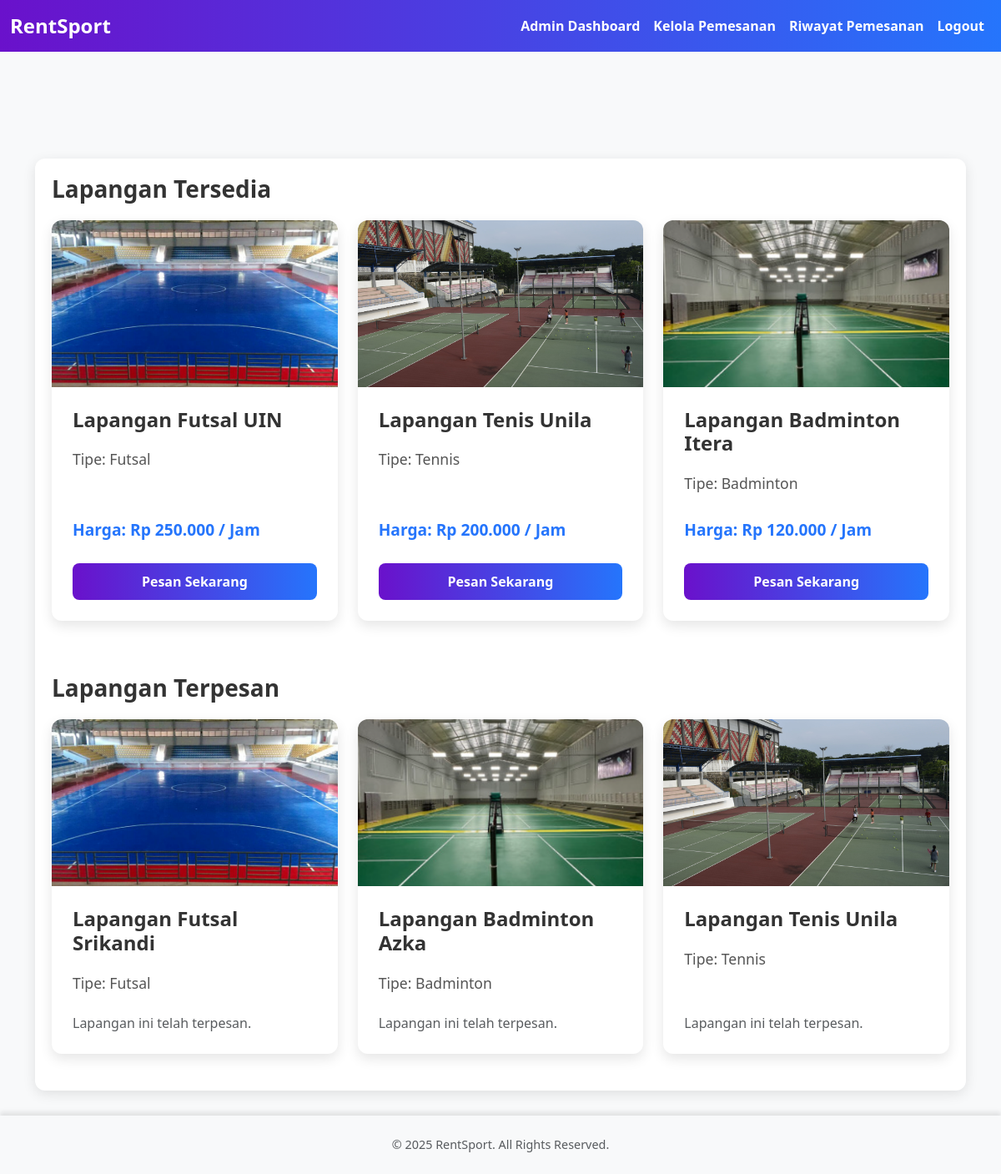
The page /views/dashboard.php (signed in) on the database its author committed.
### tables this page shows
CREATE TABLE `fields` (
  `id` int NOT NULL AUTO_INCREMENT,
  `nama` varchar(100) NOT NULL,
  `tipe` enum('futsal','badminton','tennis') NOT NULL,
  `harga_per_jam` decimal(10,2) NOT NULL,
  `lokasi` varchar(100) DEFAULT NULL,
  `status` enum('tersedia','terpesan') DEFAULT 'tersedia',
  `created_at` timestamp NULL DEFAULT CURRENT_TIMESTAMP,
  PRIMARY KEY (`id`)
);

### config/session.php (called while the page is built, shortened)
<?php
function isLoggedIn() {
    return isset($_SESSION['user_id']);
}
?>

### views/dashboard.php (the view, shortened to what this page needs)
<?php
require_once '../config/session.php';
require_once '../config/db.php';
$query = "SELECT * FROM fields WHERE status = 'tersedia'";
$stmt = $pdo->prepare($query);
$stmt->execute();
$available_fields = $stmt->fetchAll();
$query_reserved = "SELECT * FROM fields WHERE status = 'terpesan'";
$stmt_reserved = $pdo->prepare($query_reserved);
$stmt_reserved->execute();
$reserved_fields = $stmt_reserved->fetchAll();
require_once 'includes/header.php';
?>
<!DOCTYPE html>
<html lang="id">
<head>
    <link href="https://cdn.jsdelivr.net/npm/bootstrap@5.3.3/dist/css/bootstrap.min.css" rel="stylesheet">
</head>
<body>
<div class="container mt-5">
    <div class="dashboard-container">
        <h3 class="section-header">Lapangan Tersedia</h3>
        <div class="row justify-content-start">
            <?php foreach ($available_fields as $field) : ?>
                <div class="col-md-6 col-lg-4 mb-4">
                    <div class="card h-100">
                        <?php
                        $gambar = strtolower($field['tipe']);
                        $gambarPath = "../assets/img/{$gambar}.jpg";
                        ?>
                        <img src="<?php echo $gambarPath; ?>" class="card-img-top" alt="<?php echo $field['nama']; ?>">
                        <div class="card-body">
                            <h5 class="card-title"><?php echo $field['nama']; ?></h5>
                            <p class="card-text">Tipe: <?php echo ucfirst($field['tipe']); ?></p>
                            <p class="card-price">Harga: Rp <?php echo number_format($field['harga_per_jam'], 0, ',', '.'); ?> / Jam</p>
                            <a href="reservation.php?field_id=<?php echo $field['id']; ?>" class="btn btn-reserve">Pesan Sekarang</a>
                        </div>
                    </div>
                </div>
            <?php endforeach; ?>
        </div>
        <div class="reserved-section">
            <h3 class="section-header">Lapangan Terpesan</h3>
            <div class="row justify-content-start">
                <?php foreach ($reserved_fields as $field) : ?>
                    <div class="col-md-6 col-lg-4 mb-4">
                        <div class="card h-100">
                            <?php
                            $gambar = strtolower($field['tipe']);
                            $gambarPath = "../assets/img/{$gambar}.jpg";
                            ?>
                            <img src="<?php echo $gambarPath; ?>" class="card-img-top" alt="<?php echo $field['nama']; ?>">
                            <div class="card-body">
                                <h5 class="card-title"><?php echo $field['nama']; ?></h5>
                                <p class="card-text">Tipe: <?php echo ucfirst($field['tipe']); ?></p>
                                <span class="text-muted">Lapangan ini telah terpesan.</span>
                            </div>
                        </div>
                    </div>
                <?php endforeach; ?>
            </div>
        </div>
    </div>
</div>
<?php
require_once 'includes/footer.php';
?>
</body>
</html>

### views/includes/header.php (shortened to what this page needs)
<link rel="stylesheet" href="../assets/css/hf.css">
<nav class="navbar navbar-expand-lg navbar-dark" style="background: linear-gradient(to right, #6A11CB, #2575FC);">
    <div class="container-fluid">
        <a class="navbar-brand" href="dashboard.php">RentSport</a>
        <div class="collapse navbar-collapse" id="navbarNav">
            <ul class="navbar-nav ms-auto">
                <?php if (!isLoggedIn()) : ?>
                    <li class="nav-item">
                        <a class="nav-link" href="login.php">Login</a>
                    </li>
                    <li class="nav-item">
                        <a class="nav-link" href="register.php">Daftar</a>
                    </li>
                <?php else : ?>
                    <?php if ($_SESSION['role'] === 'admin') : ?>
                        <li class="nav-item">
                            <a class="nav-link" href="admin_dashboard.php">Admin Dashboard</a>
                        </li>
                        <li class="nav-item">
                            <a class="nav-link" href="delete_reservation.php">Kelola Pemesanan</a>
                        </li>
                    <?php endif; ?>
                    <li class="nav-item">
                        <a class="nav-link" href="confirmation.php">Riwayat Pemesanan</a>
                    </li>
                    <li class="nav-item">
                        <a class="nav-link" href="../views/auth/login.php?logout=true">Logout</a>
                    </li>
                <?php endif; ?>
            </ul>
        </div>
    </div>
</nav>

### views/includes/footer.php
<footer class="footer py-4 bg-light">
    <div class="container text-center">
        <span class="text-muted">&copy; 2025 RentSport. All Rights Reserved.</span>
    </div>
</footer>
<link rel="stylesheet" href="../assets/css/hf.css">

### assets/css/hf.css (style rules this page uses)
body { display: flex; flex-direction: column; margin: 0; padding: 0; min-height: 100vh; font-family: 'Segoe UI', Tahoma, Geneva, Verdana, sans-serif; }
.navbar { margin-bottom: 0; background-color: rgba(140, 0, 255, 0.7) !important; }
.navbar-brand { font-weight: bold; font-size: 1.5rem; color: #fff !important; }
.navbar-nav { margin-left: auto; }
.navbar-nav .nav-link { color: #fff !important; font-size: 1rem; font-weight: 600; }
.dashboard-container { flex-grow: 1; margin-top: 80px; padding: 20px; background-color: #fff; border-radius: 12px; box-shadow: 0 4px 15px rgba(0, 0, 0, 0.1); }
footer { background-color: #fff; padding: 10px 0; position: relative; width: 100%; text-align: center; box-shadow: 0 -4px 6px rgba(0, 0, 0, 0.1); margin-top: auto; }
footer .container { font-size: 0.9rem; color: #555; }

### views/dashboard.php (style rules this page uses)
body { background-color: #f8f9fa; min-height: 100vh; font-family: 'Segoe UI', Tahoma, Geneva, Verdana, sans-serif; padding-top: 20px; padding-bottom: 40px; }
.dashboard-container { background-color: #fff; padding: 40px; border-radius: 12px; box-shadow: 0 4px 15px rgba(0, 0, 0, 0.1); margin-top: 30px; margin-bottom: 30px; max-width: 1200px; margin-left: auto; margin-right: auto; }
h2, h3 { color: #333; font-weight: 700; margin-bottom: 10px; }
h3 { margin-bottom: 30px; }
.card { border: none; border-radius: 12px; overflow: hidden; box-shadow: 0 6px 15px rgba(0, 0, 0, 0.1); transition: transform 0.3s ease, box-shadow 0.3s ease; margin-bottom: 3px; display: flex; flex-direction: column; }
.card-img-top { height: 200px; object-fit: cover; width: 100%; }
.card-body { padding: 25px; flex-grow: 1; display: flex; flex-direction: column; gap: 10px; }
.card-title { font-size: 1.5rem; font-weight: 600; color: #333; margin-bottom: 10px; }
.card-text { color: #555; font-size: 1.1rem; margin-bottom: 10px; flex-grow: 1; }
.card-price { font-size: 1.2rem; font-weight: 600; color: #2575fc; margin-top: 5px; }
.btn-reserve { background: linear-gradient(to right, #6a11cb, #2575fc); border: none; border-radius: 8px; padding: 10px 20px; font-weight: 600; color: #fff; transition: all 0.3s ease; text-decoration: none; display: block; width: 100%; margin-top: auto; }
.section-header { text-align: left; margin-bottom: 20px; }
.reserved-section { margin-top: 40px; }

### rows shown on the page
fields: tipe (picture), nama "Lapangan Futsal UIN", tipe "Futsal", harga_per_jam "250.000"
fields: tipe (picture), nama "Lapangan Tenis Unila", tipe "Tennis", harga_per_jam "200.000"
fields: tipe (picture), nama "Lapangan Badminton Itera", tipe "Badminton", harga_per_jam "120.000"
fields: tipe (picture), nama "Lapangan Futsal Srikandi", tipe "Futsal"
fields: tipe (picture), nama "Lapangan Badminton Azka", tipe "Badminton"
fields: tipe (picture), nama "Lapangan Tenis Unila", tipe "Tennis"
